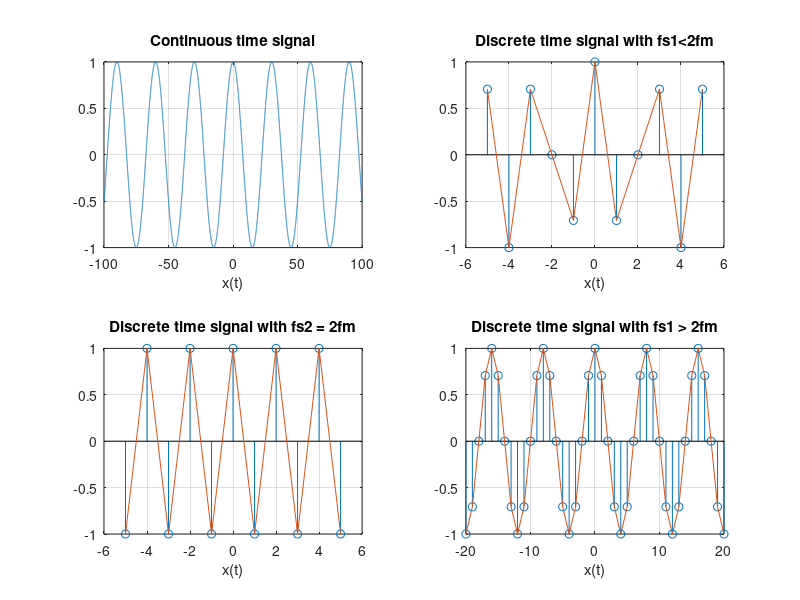

Write the MATLAB code that produced this figure.
% Sampling Theorem
clc
clear
close all

t = -100:0.01:100;
T=30;
fm = 1/T;

x = cos(2*pi*fm*t);

subplot(2,2,1);
plot(t,x);
grid on;
xlabel('Time in seconds');
xlabel('x(t)');
title('Continuous time signal');

fs1 = 1.6*fm;
n1 = -5:1:5;
xn1 = cos(2*pi*n1*fm/fs1);

subplot(2,2,2);
stem(n1,xn1);
hold on;
plot(n1, xn1);
grid on;
xlabel('Time in seconds');
xlabel('x(t)');
title('Discrete time signal with fs1<2fm');

fs2 = 2*fm;
n2 = -5:1:5;
xn2 = cos(2*pi*n2*fm/fs2);

subplot(2,2,3);
stem(n2,xn2);
hold on;
plot(n2, xn2);
grid on;
xlabel('Time in seconds');
xlabel('x(t)');
title('Discrete time signal with fs2 = 2fm');

fs3 = 8*fm;
n3 = -20:1:20;
xn3 = cos(2*pi*n3*fm/fs3);

subplot(2,2,4);
stem(n3,xn3);
hold on;
plot(n3, xn3);
grid on;
xlabel('Time in seconds');
xlabel('x(t)');
title('Discrete time signal with fs1 > 2fm');
